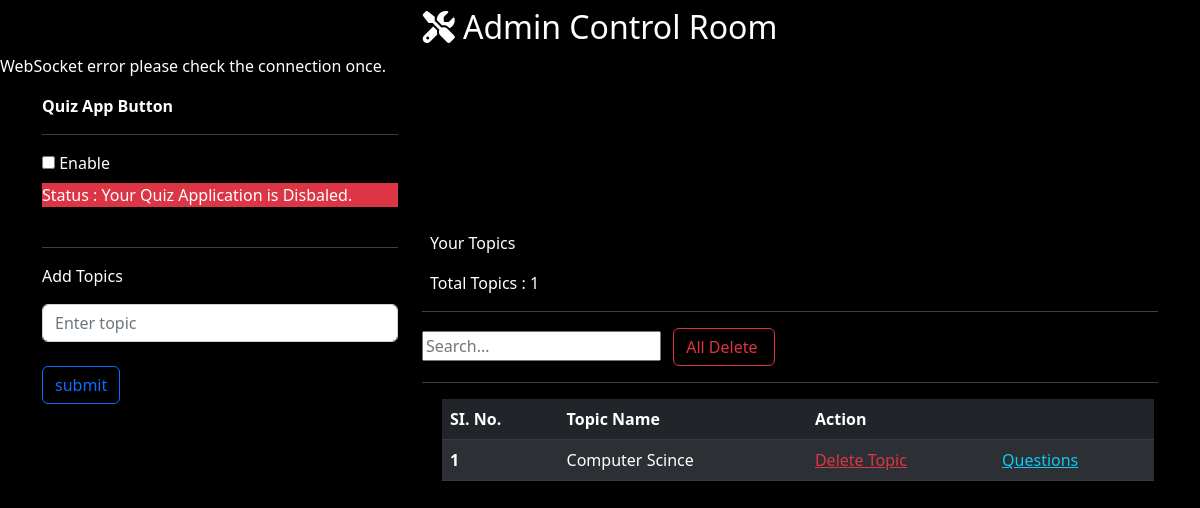
The app's page /controlroom/, older data.
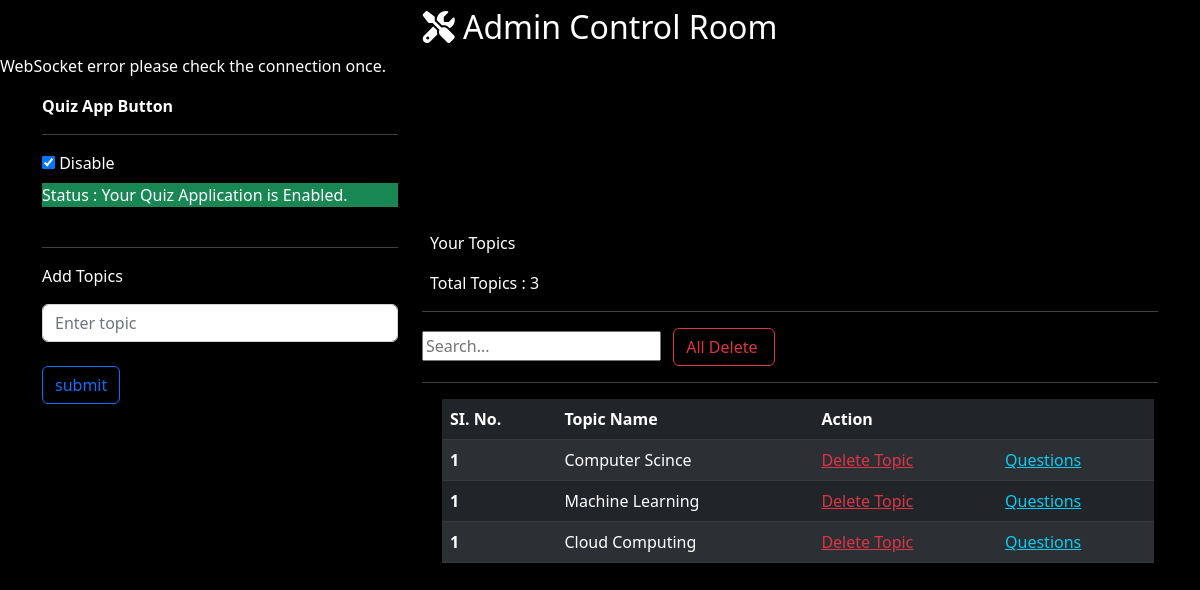
The same page, newer data.
### teaAdmin/models.py (models this page shows, shortened)
class QuizStatus(models.Model):
    isEnable  = models.BooleanField(default=False)

class topics(models.Model):
    tname = models.CharField(max_length=250)

### teaAdmin/views.py (the view, shortened to what this page needs)
# urls.py: path('',v.adminPage.as_view(),name='adminclass'),
class adminPage(View):
    def get(self, request):
        isEnable = QuizStatus.objects.all()
        if isEnable.exists() == False:
           isEnable= QuizStatus.objects.create(isEnable=False).save()
        topic = topics.objects.all()
        return render(request, 'teaAdmin/admin.html',{
            'isEnableDBS': isEnable,
            'topic': topic,
            'tl': len(topic)
        })

### teaAdmin/templates/teaAdmin/admin.html (shortened to what this page needs)
{% extends 'core/base.html' %}
{% load static %}
{% block content %}
<h2 class="text-center container mt-2"><i class="fa-solid fa-screwdriver-wrench"></i>  Admin Control Room </h2>
<div class="socket" style="display: none;">
</div>
<div class="container mt-3">
    <div class="row">
        <div class="col-sm-4">
            <p><b>Quiz App Button </b></p>
            <hr>
            {% if isEnableDBS %}
          {% for i in isEnableDBS %}
       <div class="datatoenter">
        {% if i.isEnable %}
        <input type="checkbox" name="quiz" id="quiz" checked> <label for="quiz">Disable</label>
        <p class='bg-success mt-2 status'>Status : Your Quiz Application is Enabled.</p>
        {% else %}
        <input type="checkbox" name="quiz" id="quiz"> <label for="quiz">Enable</label>
        <p class='bg-danger mt-2 status'>Status : Your Quiz Application is Disbaled.</p>
        {% endif %}
       </div>
          {% endfor %}
           {% else %}
           <p>Something went wrong !!!</p>
            {% endif %}
        </div>
    </div>
</div>
<div class="container mt-2">
<div class="row">
    <div class="col-sm-4" >
        <hr>
        <p>Add Topics</p>
        <form action="" method="post">
            <input type="text" name="topic" id="topic" class="form-control" placeholder="Enter topic" required>
            <input type="submit" value="submit" class="btn btn-outline-primary mt-4">
        </form>
    </div>
    <div class="col-sm-8">
        {% if topic %}
        <p class='mx-2'>Your Topics </p>
        <p class='mx-2'>Total Topics : {{tl}} </p>
        <hr>
        <input type="text" name="myInput" id="myInput" class="myInput" onkeyup="myFunction()" placeholder="Search...">
        <button onclick='myfnc()' class="btn btn-outline-danger  mx-2">All Delete  </button>
            <hr>
      <div class="container mt-2 mx-2" style='overflow-x:scroll;'>
        <table class="table table-striped table-dark"  id='myTable'>
            <thead>
              <tr>
                <th scope="col">SI. No.</th>
                <th scope="col">Topic Name</th>
                <th scope="col" colspan="2">Action</th>
              </tr>
            </thead>
            <tbody>
                {% for i in topic %}
                <tr>
                    <th scope="row">1</th>
                    <td>{{i.tname | capfirst}}</td>
                    <td><a href="/controlroom/delete/topic/{{i.id}}" class='text-danger'>Delete Topic</a></td>
                    <td><a href="{% url 'question'  id=i.id %}" class='text-info'>Questions</a></td>
                  </tr>
                {% endfor %}
            </tbody>
          </table>
      </div>
        {% else %}
        <div class="container mt-3">
            <p>Your Topics</p>
            <hr>
            <h3 class="text-center ">Sorry, There is no any topic. <i class="fas fa-book"></i> </h3>
        </div>
        {% endif %}
    </div>
</div>
</div>
{% endblock content %}

Row changes from the older to the newer data that the page shows:
changed QuizStatus: quiz "☐" → "☑"; isEnable "Enable Status : Your Quiz Application is Disbaled." → "Disable Status : Your Quiz Application is Enabled."
added topics: tname "Machine Learning"
added topics: tname "Cloud Computing"
Text that changed along with them:
{{ tl }}: "1" → "3"
